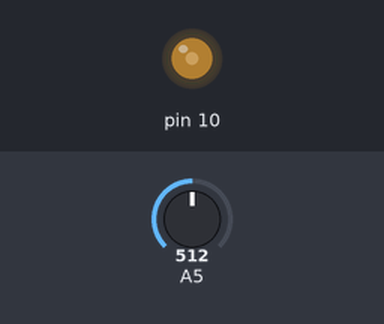
A sketch run on a simulated Arduino Uno, built with avr-gcc and run on an emulated ATmega328P. On the bench: output pins drawn as LEDs (lit = HIGH). The test bench sets the inputs (shaded band); at power-on: A5 = 512.

Above: at 1.2 s.
1.3 s: A5 set to 483
At 2.06 s:
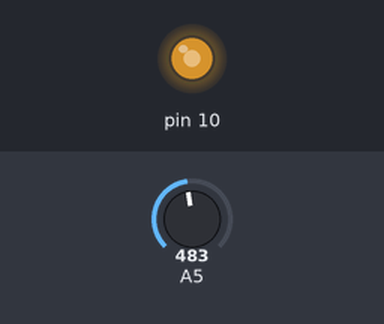
At 4.2 s:
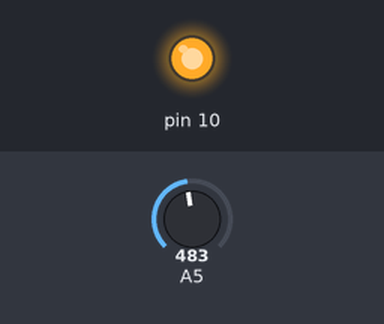
Timing chart, 0 to 5.7 s (numbered marks = the images above; inputs shaded):
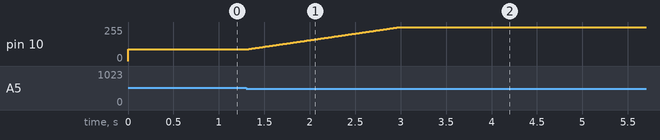

The sketch:

Boost.ino
```cpp
//Conversor Boots 15V/24V/200mA
//Eng. Danuzio Alves / Engenharia entendida

#include <PWM.h>                          //Biblioteca para o pwm
#define pwm0 10                           //Pino de saída do pwm
int32_t frequency = 40000;                //Frequência em Hertz
int Duty0 = 88;                           //Variável que armazena o valor do Duty Cycle inicial
int FeedBack = 0;                         //Variável que armazena o valor de feedback
//===================Setup===========================================================================================================================================//
void setup() {
InitTimersSafe();                         //Configura os registadores do Atmega para uma frequência maior
SetPinFrequencySafe(pwm0, frequency);     //Configura a frequência no pino de saída
}
//===================Loop============================================================================================================================================//
void loop() {
  FeedBack=analogRead(A5);                //FeedBack da entrada
  pwmWrite(pwm0,Duty0);                   //Envia o valor para o pino pwm
    if(FeedBack<500){                     //Valor mínimo
      Duty0=Duty0+1;                      //Incrementa o Duty
      delay(10);                          //Tempo de estabilização
      }
    else if (FeedBack>620){               //Valor máximo
      Duty0=Duty0-1;                      //decrementa o Duty
      delay(10);                          //Tempo de estabilização
      }
}
```

Measured:
- the behaviour switches between 500 and 499 on A5 (found by bisection; images 0 and 1)
- after the input at 1.3 s, pin 10: moves from 88/255 to 255/255 over 1.7 s, starting at once
